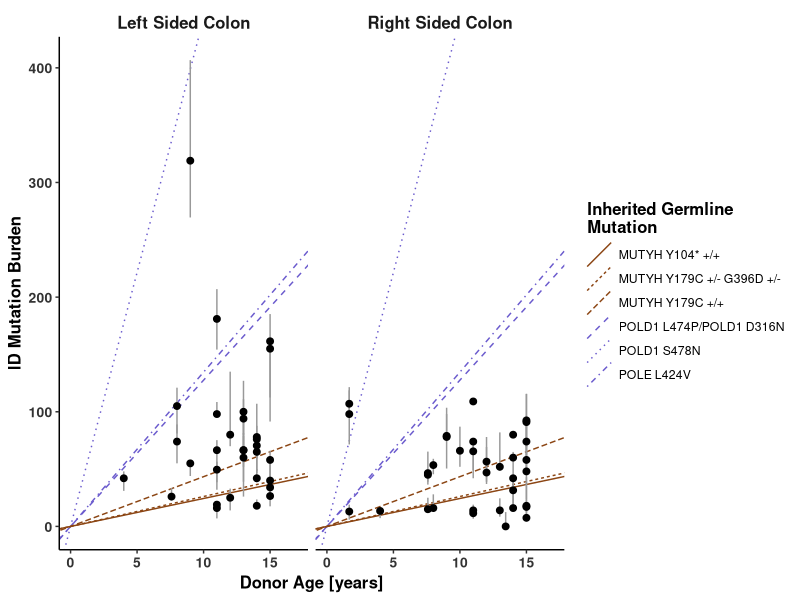

Source code (R): (Note: this script raises an error after producing the figure.)
## ---- chunk 1
library(dplyr)
library(tidyverse)
library(ggplot2)
library(lmerTest)
library(readxl)
## ---- chunk 2
crypt_signature_attributions<-read.csv('../Data/crypt_signature_attributions.csv')
crypt_metadata<-read.csv('../Data/biopsy_metadata.csv')
## ---- chunk 3
## load in MUTYH data from Phil Robinson Paper
mutyh_data<-read_excel('../Data/MUTYH_Robinson_Nature_Comms_2022/41467_2022_31341_MOESM3_ESM.xlsx')%>%
  select(sample,patient,age,germline_mutation,type,sbstotal,indeltotal)%>%
   mutate(cohort='MUTYH')%>%
  filter(type=='normal')
colnames(mutyh_data)<-c('sample','individual','age','germline_mutation','sample_type','SBStotal','IDtotal','cohort')

## load in pole data from Phil Robinson Paper
pole_data<-read_excel('../Data/POLE_Robinson_Nature_Genetics_2021/41588_2021_930_MOESM3_ESM.xlsx',sheet=2, skip=2)%>%
  select(sample,individual,age,germline_mutation,sample_type,SBStotal,IDtotal)%>%
  mutate(cohort='Polymerase')%>%
  filter(sample_type=='intestinal crypt')

## determine rates from inherited predispositions :
inherited_predisposition=rbind(pole_data,mutyh_data)%>%
  mutate(IDtotal=as.numeric(IDtotal),SBStotal=as.numeric(SBStotal))%>%
  mutate(germline_mutation=ifelse(germline_mutation %in% c("POLD1 L474P","POLD1 D316N"),'POLD1 L474P/POLD1 D316N',germline_mutation))

inherited_summary_rates<-inherited_predisposition%>%
  group_by(individual)%>%
  mutate(IDtotal=as.numeric(IDtotal),SBStotal=as.numeric(SBStotal))%>%
  summarise(SBSmean=mean(SBStotal,na.rm=T),IDmean=mean(IDtotal,na.rm=T),age=min(age),germline_mutation=first(germline_mutation))
## ---- chunk 4
## cohort summary :
normative_cases<-left_join(crypt_metadata,crypt_signature_attributions,by=c('patient','biopsy'))%>%
  select(sample,biopsy,patient,age,location,snv_total_burden,indel_total_burden,!contains('sensitivity'),biopsy_colibactin_pos)%>%
  mutate(germline_mutation='Nil',
         SBStotal=rowSums(pick(contains('SBS'))),
         IDtotal=rowSums(pick(contains('ID'))),
         cohort=ifelse(biopsy_colibactin_pos==TRUE, 'colibactin_positive','background_mutagenesis'))%>%
  select(sample,biopsy,patient,age,germline_mutation,location,SBStotal,IDtotal,cohort)


normative_cases_sum<-normative_cases%>%
  group_by(biopsy)%>%
  dplyr::summarise(IDtotal_median=median(IDtotal,na.rm=T),
                   IDtotal_lwr=quantile(IDtotal,0.25,na.rm=T),
                   IDtotal_upr=quantile(IDtotal,0.75,na.rm=T),
                   SBStotal_median=median(SBStotal,na.rm=T),
                   SBStotal_lwr=quantile(SBStotal,0.25,na.rm=T),
                   SBStotal_upr=quantile(SBStotal,0.75,na.rm=T),
                   age=median(age),
                   location=first(location),
                   
                   cohort=first(cohort),
                   patient=first(patient))%>%
  mutate(location=ifelse(location=='Sigmoid','Left Sided Colon', 'Right Sided Colon'))

normative_cases_sum$location=factor(normative_cases_sum$location,levels=c('Left Sided Colon', 'Right Sided Colon'))

## ---- chunk 5
## write a small function to extract labels from functions
extract_background_labels <- function(model) {
  coef_tab <- summary(model)$coefficients
  
  slope     <- coef_tab["age", "Estimate"]
  se        <- coef_tab["age", "Std. Error"]
  slope_low_ci  <- slope - 1.96 * se
  slope_upp_ci <- slope + 1.96 * se
  
  list(
    ci_label = paste0(
      "Background: ", round(slope, 2), " [", round(slope_low_ci, 2), ", ", round(slope_upp_ci, 2), "]"),
    eq_label = paste0(" Background ~ ",round(slope, 2), " * Age"),
    slope=slope,
    slope_low_ci=slope_low_ci,slope_upp_ci=slope_upp_ci
  )
}

background_df <- inherited_predisposition %>%
  filter(!str_detect(germline_mutation,'G286E')) # exclude this case due to only one individuals

## fit regressions for mutation  rates:
sbs_germline_fit_background_model <- function(data) {lmer(SBStotal~ 0 + age + (1 | individual), data = data)}

## construct background models
background_models <- background_df |>
  split(background_df$germline_mutation)  |>
  lapply(sbs_germline_fit_background_model)

sbs_background_summary <- purrr::imap_dfr(
  background_models,
  ~{
    labs <- extract_background_labels(.x)
    tibble(
      germline_mutation = .y,
      ci_label = labs$ci_label,
      eq_label = labs$eq_label,
      slope    = labs$slope,
      slope_low_ci=labs$slope_low_ci,
      slope_upp_ci=labs$slope_upp_ci,
      
    )
  }
)

sbs_germline_background_summary<-sbs_background_summary%>%
  mutate(across(contains('slope'),~round(.x,digits=0)))%>%
  mutate(eq_label=paste0('Background ~ ', slope,' * age'))%>%
  mutate(intercept=0)%>%
  mutate(germline_mutation=case_when(!str_detect(germline_mutation,'POL')~ paste0('MUTYH ',germline_mutation),
                            TRUE~germline_mutation),
         gene_mutated=ifelse(str_detect(germline_mutation,'POL'),'DNA Polymerase','MUTYH'))

sbs_germline_background_summary

## repeat for indels :
id_germline_fit_background_model <- function(data) {lmer(IDtotal~ 0 + age + (1 | individual), data = data)}

background_models <- background_df |>
  split(background_df$germline_mutation)  |>
  lapply(id_germline_fit_background_model)

id_background_summary_germline <- purrr::imap_dfr(
  background_models,
  ~{
    labs <- extract_background_labels(.x)
    tibble(
      germline_mutation = .y,
      ci_label = labs$ci_label,
      eq_label = labs$eq_label,
      slope    = labs$slope,
      slope_low_ci=labs$slope_low_ci,
      slope_upp_ci=labs$slope_upp_ci,
      
    )
  }
)

id_background_summary_germline<-id_background_summary_germline%>%
  mutate(across(contains('slope'),~round(.x,digits=2)))%>%
  mutate(eq_label=paste0('Background ~ ', slope,' * age'))%>%
  mutate(intercept=0)%>%
  mutate(gene=ifelse(str_detect(germline_mutation, 'POL'),'DNA Polymerase','MUTYH'))%>%
  mutate(germline_mutation=case_when(!str_detect(germline_mutation,'POL')~ paste0('MUTYH ',germline_mutation),
                            TRUE~germline_mutation))
## ---- chunk 6
polymerase_id_rates<-id_background_summary_germline%>%
  filter(str_detect(germline_mutation,'POL'))
mutyh_id_rates<-id_background_summary_germline%>%
  filter(!str_detect(germline_mutation,'POL'))

# Create a sequence of x (age) values
x_vals <- seq(0, 17, length.out = 100)

# Expand your slope table to have y-values for ribbon
polymerase_id_ribbons <- polymerase_id_rates %>%
  tidyr::expand_grid(age = x_vals) %>%
  dplyr::mutate(y = slope * age + intercept, y_min = slope_low_ci * age + intercept, y_max = slope_upp_ci * age + intercept)

mutyh_id_ribbons <- mutyh_id_rates %>%
  tidyr::expand_grid(age = x_vals) %>%
  dplyr::mutate(y = slope * age + intercept, y_min = slope_low_ci * age + intercept, y_max = slope_upp_ci * age + intercept)

## plot for ID rates :
png('../Supplementary_Figures/id_inherited_predisp_plots.png',width=1200,height=800,res=100)
ggplot(data=normative_cases_sum[normative_cases_sum$cohort=='colibactin_positive',],aes(x=age,y=IDtotal_median,col=cohort))+
  facet_wrap(~location)+
  geom_abline(data=polymerase_id_rates,aes(slope=slope,intercept=0,linetype=germline_mutation),col='slateblue')+
  geom_abline(data=mutyh_id_rates,aes(slope=slope,intercept=0,linetype=germline_mutation),col='chocolate4')+

  #geom_abline(data=id_background_summary_plot,aes(slope=slope,intercept=0,linetype = "Background ID rate"),colour='grey30')+
  geom_errorbar(aes(ymin = IDtotal_lwr, ymax = IDtotal_upr),width = 0,colour = "grey60") +
  geom_point(col='black',size=2) +
  scale_x_continuous(limits=c(0,17))+
  scale_alpha_discrete(range=c(0.2,0.2))+
  labs(x='Donor Age [years]',y='ID Mutation Burden',linetype='Inherited Germline\nMutation')+
  theme_classic() +
  theme(
    axis.title = element_text(size = 12, face = "bold"),
    axis.text  = element_text(size = 10, face = "bold", colour = "grey20"),
    legend.title=element_text(size = 12, face = "bold"),
    strip.background=element_blank(),
    strip.text = element_text(size = 12, face = "bold")
  )
dev.off()
## ---- chunk 7
## plot for sbs rates :
polymerase_sbs_rates<-sbs_germline_background_summary%>%
  filter(str_detect(germline_mutation,'POL'))

mutyh_sbs_rates<-sbs_germline_background_summary%>%
  filter(!str_detect(germline_mutation,'POL'))

# Expand your slope table to have y-values for ribbon
x_vals <- seq(0, 30, length.out = 100)
polymerase_sbs_ribbons <- polymerase_sbs_rates %>%
  tidyr::expand_grid(age = x_vals) %>%
  dplyr::mutate(y = slope * age + intercept, y_min = slope_low_ci * age + intercept, y_max = slope_upp_ci * age + intercept)

mutyh_sbs_ribbons <- mutyh_sbs_rates %>%
  tidyr::expand_grid(age = x_vals) %>%
  dplyr::mutate(y = slope * age + intercept, y_min = slope_low_ci * age + intercept, y_max = slope_upp_ci * age + intercept)


png('../Supplementary_Figures//sbs_inherited_predisp_plots.png',width=1200,height=800,res=100)
ggplot(data=normative_cases_sum[normative_cases_sum$cohort=='colibactin_positive',],aes(x=age,y=SBStotal_median))+
   geom_abline(data=polymerase_sbs_rates,aes(slope=slope,intercept=0,linetype=germline_mutation),col='slateblue')+
    geom_abline(data=mutyh_sbs_rates,aes(slope=slope,intercept=0,linetype=germline_mutation),,col='chocolate4')+
  
  #geom_abline(data=sbs_background_summary_plot,aes(slope=slope,intercept=0,linetype = "Background SBS rate"),colour='grey30')+
  geom_errorbar(aes(ymin = SBStotal_lwr, ymax = SBStotal_upr),width = 0,colour = "grey60") +
  geom_point(col='black',size=2) +
  scale_x_continuous(limits=c(0,17))+
  coord_cartesian(xlim=c(0,17), ylim=c(0,2750)) +  # <- use coord_cartesian
  facet_wrap(~location)+
  scale_alpha_discrete(range=c(0.2,0.2))+
  theme_classic()+
  labs(x='Donor Age at Biopsy [years]',y='SBS Mutation Burden',linetype='Inherited Germline\nMutation')+
  theme_classic() +
  theme(
    axis.title = element_text(size = 14, face = "bold"),
    strip.background=element_blank(),
    legend.title=element_text(size = 14, face = "bold"),
    axis.text  = element_text(size = 10, face = "bold", colour = "grey20"),
    strip.text = element_text(size = 14, face = "bold")
  )
dev.off()
